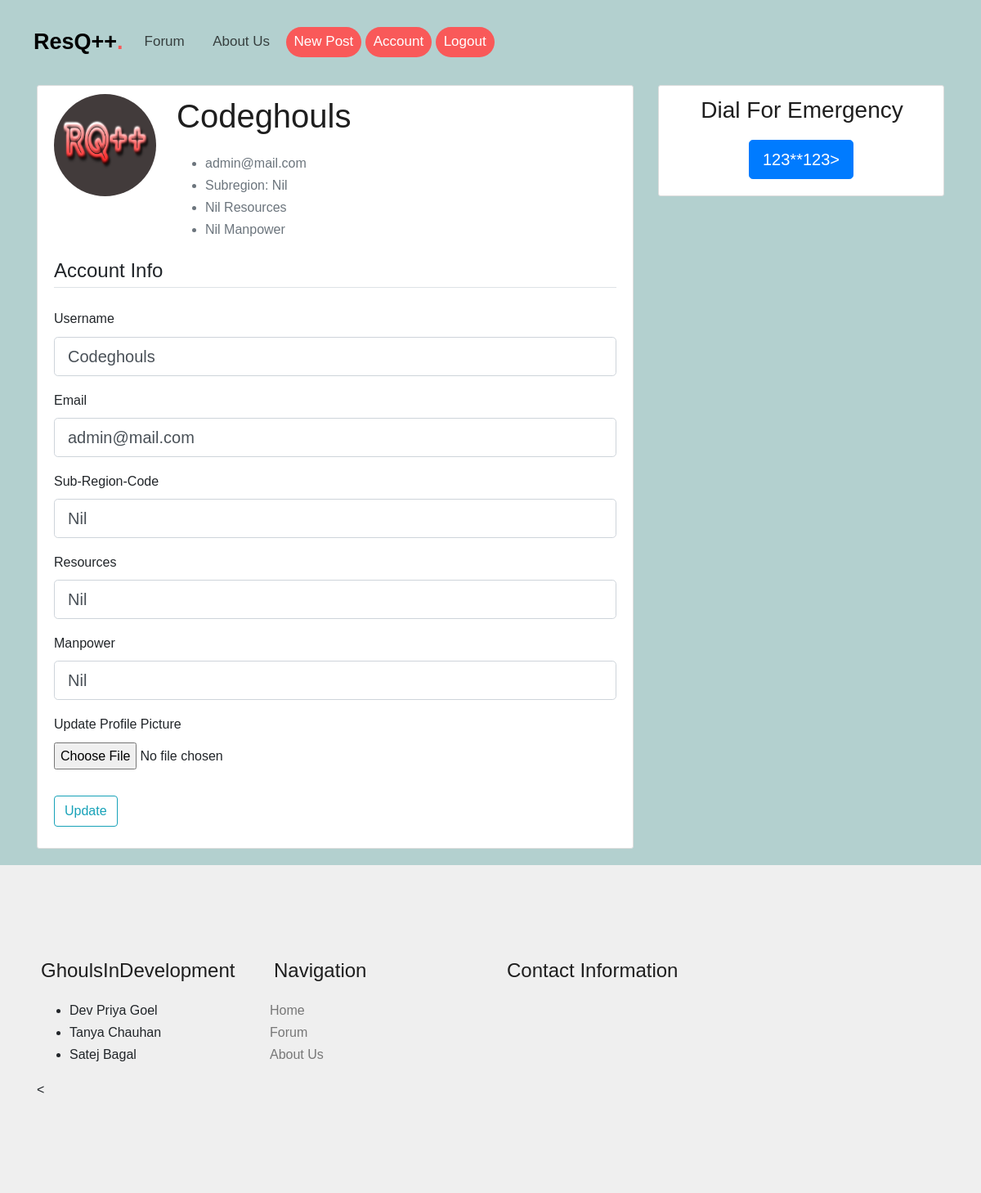
Page /account (signed in) on the committed database.
### flaskblog/models.py (models this page shows, shortened)
class User(db.Model, UserMixin):
    id = db.Column(db.Integer, primary_key=True)
    username = db.Column(db.String(20), unique=True, nullable=False)
    email = db.Column(db.String(120), unique=True, nullable=False)
    image_file = db.Column(db.String(20), nullable=False, default='default.png')
    password = db.Column(db.String(60), nullable=False)
    subregion = db.Column(db.String(20), nullable=False, default='Nil')
    resources = db.Column(db.String(8), nullable=False, default='Nil')
    manpower = db.Column(db.String(8), nullable=False, default='Nil')
    posts = db.relationship('Post', backref='author', lazy=True)

### flaskblog/routes.py (the view)
@app.route("/account", methods=['GET', 'POST'])
@login_required
def account():
    form = UpdateAccountForm()
    if form.validate_on_submit():
        if form.picture.data:
            picture_file = save_picture(form.picture.data)
            current_user.image_file = picture_file
        current_user.username = form.username.data
        current_user.email = form.email.data
        current_user.subregion = form.subregion.data
        current_user.resources = form.resources.data
        current_user.manpower = form.manpower.data
        db.session.commit()
        flash('Your account has been updated!', 'success')
        return redirect(url_for('account'))
    elif request.method == 'GET':
        form.username.data = current_user.username
        form.email.data = current_user.email
        form.subregion.data = current_user.subregion
        form.resources.data = current_user.resources
        form.manpower.data = current_user.manpower
    image_file = url_for('static', filename='profile_pics/' + current_user.image_file)
    return render_template('account.html', title='Account',
                           image_file=image_file, form=form)

### flaskblog/forms.py (shortened to what this page needs)
class UpdateAccountForm(FlaskForm):
    username = StringField('Username',
                           validators=[DataRequired(), Length(min=2, max=20)])
    email = StringField('Email',
                        validators=[DataRequired(), Email()])
    picture = FileField('Update Profile Picture', validators=[FileAllowed(['jpg', 'png'])])
    subregion = StringField('Sub-Region-Code', validators=[Length(min=1, max=20)])
    resources = StringField('Resources',  validators=[Length(min=1, max=8)])
    manpower = StringField('Manpower', validators=[Length(min=1, max=8)])
    submit = SubmitField('Update')

### flaskblog/models.py (called while the page is built)
@login_manager.user_loader
def load_user(user_id):
    return User.query.get(int(user_id))

### flaskblog/templates/account.html (shortened to what this page needs)
{% extends "layout.html" %}
{% block content %}
    <div class="content-section">
      <div class="media">
        <img class="rounded-circle account-img" src="{{ image_file }}">
        <div class="media-body">
          <h2 class="account-heading">{{ current_user.username }}</h2>
          <ul class="text-secondary"><li>{{ current_user.email }}</li><li>Subregion: {{ current_user.subregion }}</li>
          <li>{{ current_user.resources }} Resources</li><li>{{ current_user.manpower }} Manpower</li></ul>
        </div>
      </div>
        <form method="POST" action="" enctype="multipart/form-data">
            <fieldset class="form-group">
                <legend class="border-bottom mb-4">Account Info</legend>
                <div class="form-group">
                    {{ form.username.label(class="form-control-label") }}
                    {% if form.username.errors %}
                        {{ form.username(class="form-control form-control-lg is-invalid") }}
                        <div class="invalid-feedback">
                            {% for error in form.username.errors %}
                                <span>{{ error }}</span>
                            {% endfor %}
                        </div>
                    {% else %}
                        {{ form.username(class="form-control form-control-lg") }}
                    {% endif %}
                </div>
                <div class="form-group">
                    {{ form.email.label(class="form-control-label") }}
                    {% if form.email.errors %}
                        {{ form.email(class="form-control form-control-lg is-invalid") }}
                        <div class="invalid-feedback">
                            {% for error in form.email.errors %}
                                <span>{{ error }}</span>
                            {% endfor %}
                        </div>
                    {% else %}
                        {{ form.email(class="form-control form-control-lg") }}
                    {% endif %}
                </div>
                <div class="form-group">
                    {{ form.subregion.label(class="form-control-label") }}
                    {% if form.subregion.errors %}
                        {{ form.subregion(class="form-control form-control-lg is-invalid") }}
                        <div class="invalid-feedback">
                            {% for error in form.confirm_password.errors %}
                                <span>{{ error }}</span>
                            {% endfor %}
                        </div>
                    {% else %}
                        {{ form.subregion(class="form-control form-control-lg") }}
                    {% endif %}
                </div>
                <div class="form-group">
                    {{ form.resources.label(class="form-control-label") }}
                    {% if form.resources.errors %}
                        {{ form.resources(class="form-control form-control-lg is-invalid") }}
                        <div class="invalid-feedback">
                            {% for error in form.confirm_password.errors %}
                                <span>{{ error }}</span>
                            {% endfor %}
                        </div>
                    {% else %}
                        {{ form.resources(class="form-control form-control-lg") }}
                    {% endif %}
                </div>
                <div class="form-group">
                    {{ form.manpower.label(class="form-control-label") }}
                    {% if form.manpower.errors %}
                        {{ form.manpower(class="form-control form-control-lg is-invalid") }}
                        <div class="invalid-feedback">
                            {% for error in form.confirm_password.errors %}
                                <span>{{ error }}</span>
                            {% endfor %}
                        </div>
                    {% else %}
                        {{ form.manpower(class="form-control form-control-lg") }}
                    {% endif %}
                </div>
                <div class="form-group">
                    {{ form.picture.label() }}
                    {{ form.picture(class="form-control-file") }}
                </div>
            </fieldset>
            <div class="form-group">
                {{ form.submit(class="btn btn-outline-info") }}
            </div>
        </form>
    </div>
{% endblock content %}

### flaskblog/static/main.css (style rules this page uses)
body { font-family: "Work Sans", Arial, sans-serif; font-weight: 400; font-size: 16px; line-height: 1.7; background-color: #E3D5D5; }
h1, h2, h3, h4, h5, h6, figure { color: #1E1E1E; font-family: "Work Sans", Arial, sans-serif; font-weight: 400; margin: 3px 3px 20px 5px; }
.content-section { background: #ffffff; padding: 10px 20px; border: 1px solid #dddddd; border-radius: 3px; margin-bottom: 20px; }
.account-img { height: 125px; width: 125px; margin-right: 20px; margin-bottom: 16px; }
.account-heading { font-size: 2.5rem; }

### rows in the picture
User: username "Codeghouls", email "admin@mail.com", subregion "Nil", resources "Nil", manpower "Nil"
